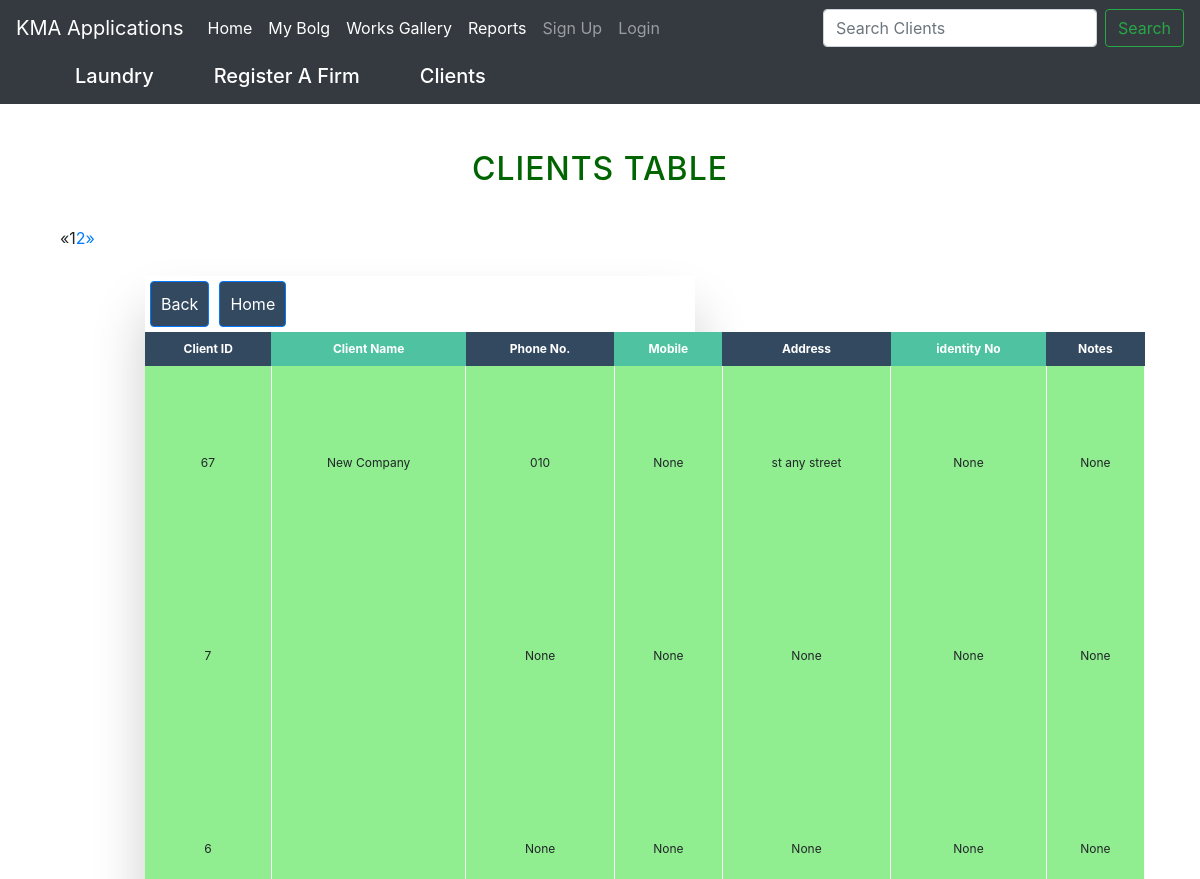
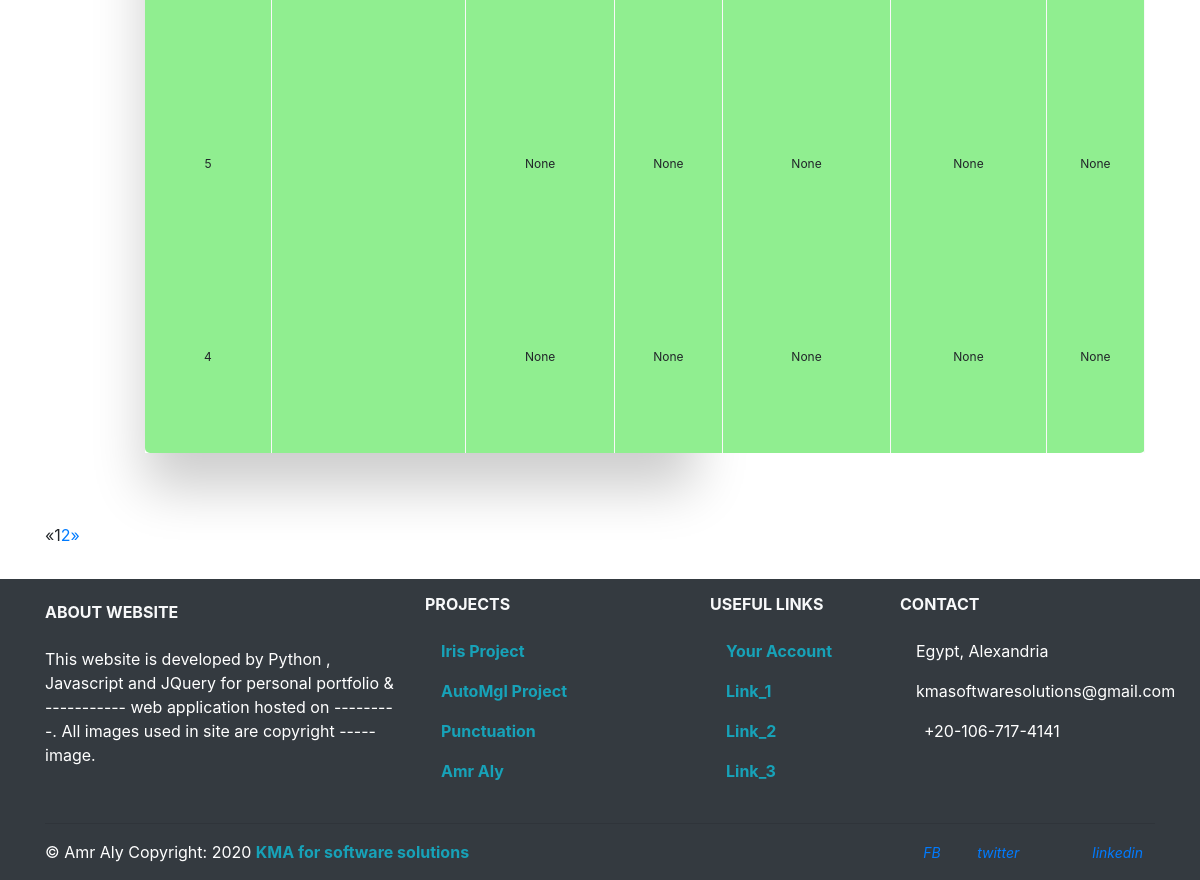
The page /crm/results/ on the database its author committed (2 pictures, top to bottom).
### crm/models.py (models this page shows, shortened)
class Clients(models.Model):
    name       = models.CharField(max_length=200)
    phone      = models.CharField(max_length=20, blank=True, null=True)
    mobile     = models.CharField(max_length=20, blank=True, null=True)
    address    = models.CharField(max_length=200, blank=True, null=True)
    photo      = models.ImageField(upload_to='Clients_pics', blank=True)
    identityNo = models.CharField(max_length=200, blank=True, null=True)
    notes      = models.CharField(max_length=2000, blank=True, null=True)

### crm/views.py (the view)
# urls.py: path('results/', views.Search, name='search'),
def Search(request):
    _search = request.GET.get('q')
    if _search:
        results = Clients.objects.order_by('-id')\
                 .filter(Q(name__icontains=_search)\
                 | Q(phone__icontains=_search)\
                 | Q(mobile__icontains=_search))
    else:
        results = Clients.objects.all().order_by('-id')
    paginator = Paginator(results, 5) # One result per page
    page = request.GET.get('page')
    try:
        search_result = paginator.page(page)
    except PageNotAnInteger:
        search_result = paginator.page(1)
    except EmptyPage:
        search_result = paginator.page(paginator.num_pages)
    context={ 'search_res':search_result,
              'page':page,
              'results':results,
            }
    return render(request, 'tables.html', context)

### crm/templates/tables.html (shortened to what this page needs)
{% extends 'index.html' %}
{% load bootstrap %} {% load static %} {% block content %}
<head>
    <link rel="stylesheet" href="{% static 'css/tables.css' %}">
    <link rel="stylesheet" href="{% static 'css/pagination.css' %}">
    <link rel="stylesheet" href="{% static 'css/bootstrap.min.css' %}">
</head>
<span>
  <h2 style="color:DarkGreen;">Clients Table</h2>
</span>
<div class="container" id='div-table'>
  {% include "crm/pagination.html" with page=search_res %}
    <div class="col-md-8 col-md-offset-2">
      <div class="panel panel-default">
            <div class="panel-body">
                <div class="table-wrapper">
                  <table class="fl-table" id="table">
                      {% if client %}
                      <a class="btn btn-primary" href="{% url 'crm:clients' %}" id="btn-cl">Back</a>
                      <a class="btn btn-primary" href="{% url 'crm:home' %}" id="btn-cl">Go To ID</a>
                          <thead>
                            <tr>
                                <th>Client ID</th>
                                <th>Client Name</th>
                                <th>Phone No.</th>
                                <th>Mobile</th>
                                <th>Address</th>
                                <th>identity No</th>
                                <th>Notes</th>
                            </tr>
                        </thead>
                        {% for cl in client %}
                        <tbody>
                            <tr>
                                <td>{{cl.id}}</td>
                                <td>{{cl.name}}</td>
                                <td>{{cl.phone}}</td>
                                <td>{{cl.mobile}}</td>
                                <td>{{cl.address}}</td>
                                <td>{{cl.identityNo}}</td>
                                <td>{{cl.notes}}</td>
                            </tr>
                        </tbody>
                        {% endfor %}
                        {% elif results %}
                        <a class="btn btn-primary" href="{% url 'crm:clients' %}" id="btn-cl">Back</a>
                        <a class="btn btn-primary" href="{% url 'crm:home' %}" id="btn-cl">Home</a>
                        <thead>
                              <tr>
                                  <th>Client ID</th>
                                  <th>Client Name</th>
                                  <th>Phone No.</th>
                                  <th>Mobile</th>
                                  <th>Address</th>
                                  <th>identity No</th>
                                  <th>Notes</th>
                               </tr>
                        </thead>
                            {% for cl in search_res %}
                            <tbody>
                                <tr>
                                    <td>{{cl.id}}</td>
                                    <td>{{cl.name}}</td>
                                    <td>{{cl.phone}}</td>
                                    <td>{{cl.mobile}}</td>
                                    <td>{{cl.address}}</td>
                                    <td>{{cl.identityNo}}</td>
                                    <td>{{cl.notes}}</td>
                                </tr>
                            </tbody>
                            {% endfor %}
                        {% endif %}
                    </table>
                </div>
            </div>
        </div>
    </div>
</div>
{% include "crm/pagination.html" with page=search_res %}
{% endblock %}

### crm/templates/index.html (shortened to what this page needs)
{% load static %}
{% load bootstrap %}
<!DOCTYPE html>
<html lang="en">
<head>
    <link rel="stylesheet" href="{% static 'css/style.css' %}">
    <link rel="stylesheet" href="{% static 'css/bootstrap.min.css' %}">
</head>
<body class="override">
    <header>
        <nav class="navbar navbar-expand-md navbar-dark bg-dark fixed top-0">
            <a class="navbar-brand" href="/">KMA Applications</a>
            <div class="collapse navbar-collapse" id="navbarCollapse">
                <ul class="navbar-nav mr-auto">
                    <li class="nav-item active">
                        <a class="nav-link" href="/crm">Home<span class="sr-only">(current)</span></a>
                    </li>
                    <li class="nav-item active">
                        <a class="nav-link" href="{% url 'blog:allblogs' %}">My Bolg<span class="sr-only">(current)</span></a>
                    </li>
                    <li class="nav-item active">
                        <a class="nav-link" href="{% url 'jobs:home' %}">Works Gallery</a>
                    </li>
                    <li class="nav-item active">
                        <a class="nav-link" href="/crm/reports/">Reports</a>
                    </li>
                    <li class="nav-item">
                        <a class="nav-link" href="{% url 'signup' %}">Sign Up</a>
                    </li>
                    {% if user.is_authenticated %}
                        <li class="nav-item active">
                            <a class="nav-link disabled">Welcome: {{ user.username }}</a>
                        </li>
                        <li class="nav-item">
                            <a class="nav-link" href="{% url 'logout' %}">Logout</a>
                        </li>
                    {% else %}
                        <li class="nav-item">
                            <a class="nav-link" href="{% url 'login' %}">Login</a>
                        </li>
                    {% endif %}
                </ul>
                <form class="form-inline mt-2 mt-md-0" method="GET" action="{% url 'crm:search' %}">
                    <input class="form-control mr-sm-2" type="text" name='q' placeholder="Search Clients" value="{{request.GET.q}}" aria-label="Search">
                    <button class="btn btn-outline-success my-2 my-sm-0" type="submit">Search</button>
                </form>
            </div>
        </nav>
        <nav class="navbar navbar-expand-lg navbar-lightdark bg-dark mb-3 fixed top-0" id="nav-main">
            <div class="container">
                <div id="navbar" class="collapse navbar-collapse">
                    <ul class="nav navbar-nav navbar-right">
                        <li>
                            <h5><a href="/laundry/" id="rec">Laundry </a></h5>
                        </li>
                        <li>
                            <h5><a href="/crm/record/" id="rec">Register A Firm</a></h5>
                        </li>
                        <li>
                            <h5><a href="{% url 'crm:clients' %}" id="index-cl">Clients</a></h5>
                        </li>
                    </ul>
                </div>
        </nav>
    </header>
    <div class="container">
        <div class="row">
            <div class="col">
                {% block content %}
                {% endblock %}
            </div>
        </div>
    </div>
            <footer class="page-footer bg-dark text-white font-small mdb-color">
                <div class="container text-center text-md-left">
                    <div class="row text-center text-md-left mt-3 pb-2">
                        <div class="col-md-4 col-lg-4 col-xl-4 mx-auto mt-4">
                            <h6 class="text-uppercase mb-4 font-weight-bold text-light">About WebSite </h6>
                            <p>This website is developed by Python , Javascript  and JQuery for personal portfolio &amp; ----------- web application hosted on ---------. All images used in site are copyright ----- image.</p>
                        </div>
                        <div class="col-md-3 col-lg-3 col-xl-3 mx-auto mt-3">
                            <h6 class="text-uppercase mb-4 font-weight-bold text-light">Projects</h6>
                            <p>
                                <a class="text-info font-weight-bold" href="#"> Iris Project</a>
                            </p>
                            <p>
                            <a class="text-info font-weight-bold" href="#"> AutoMgl Project</a>
                            </p>
                            <p>
                            <a class="text-info font-weight-bold" href="#">Punctuation</a>
                            </p>
                            <p>
                            <a class="text-info font-weight-bold" href="#"> Amr Aly</a>
                            </p>
                        </div>
                        <div class="col-md-3 col-lg-2 col-xl-2 mx-auto mt-3">
                            <h6 class="text-uppercase mb-4 font-weight-bold text-light">Useful links</h6>
                            <p>
                            <a class="text-info font-weight-bold" href="#"> Your Account</a>
                            </p>
                            <p>
                            <a class="text-info font-weight-bold" href="#"> Link_1</a>
                            </p>
                            <p>
                            <a class="text-info font-weight-bold" href="#" target="_blank"> Link_2</a>
                            </p>
                            <p>
                            <a class="text-info font-weight-bold" href="#" target="_blank"> Link_3</a>
                            </p>
                        </div>
                        <div class="col-md-3 col-lg-3 col-xl-3 mx-auto mt-3">
                            <h6 class="text-uppercase mb-4 font-weight-bold text-light">Contact</h6>
                            <p>
                             Egypt, Alexandria</p>
                            <p>
                             kmasoftwaresolutions@gmail.com</p>
                            <p>
                             +20-106-717-4141</p>
                        </div>
                    </div>
                    <hr>
                    <div class="row d-flex align-items-center">
                        <div class="col-md-7 col-lg-8">
                            <p class="text-center text-md-left">&copy Amr Aly Copyright:  {% now "Y" %}
                            <a href="https://github.com/cehceh" target="_blank">
                                <strong class="text-info font-weight-bold"> KMA for software solutions</strong>
                            </a>
                            </p>
                        </div>
                            <div class="col-md-5 col-lg-4 ml-lg-0">
                                <div class="text-center text-md-right">
                                    <ul class="list-unstyled list-inline">
                                        <li class="list-inline-item">
                                        <a class="btn-floating btn-sm rgba-white-slight mx-1" href="https://www.facebook.com" target="_blank">
                                            <i class="fab fa-facebook-f" aria-hidden="false">FB</i>
                                        </a>
                                        </li>
                                        <li class="list-inline-item">
                                        <a class="btn-floating btn-sm rgba-white-slight mx-1" href="https://twitter.com/" target="_blank">
                                            <i class="fab fa-twitter" aria-hidden="true">twitter</i>
                                        </a>
                                        </li>
                                        <li class="list-inline-item">
                                        <a class="btn-floating btn-sm rgba-white-slight mx-1" href="https://google.com/" target="_blank">
                                        </a>
                                        </li>
                                        <li class="list-inline-item">
                                            <a class="btn-floating btn-sm rgba-white-slight mx-1" href="https://www.linkedin.com/in/amr-ali-82909894/" target="_blank">
                                                <i class="fab fa-linkedin-in" aria-hidden="true">linkedin</i>
                                            </a>
                                        </li>
                                    </ul>
                                </div>
                            </div>
                    </div>
                </div>
            </footer>
</body>
</html>

### crm/templates/crm/pagination.html (shortened to what this page needs)
{% load bootstrap %} {% load static %}
    <link rel="stylesheet" href="{% static 'css/pagination.css' %}">
    <link rel="stylesheet" href="{% static 'css/bootstrap.min.css' %}">
<div class="pagination">
    <span class="step-links">
    {% if cl_data %}
      {% if page.has_other_pages %}
        <ul class="pagination">
            {% if page.has_previous %}
            <li><a href="?page={{ page.previous_page_number }}" id="laquo-prev">&laquo;</a></li>
            {% else %}
              <li class="disabled"><span>&laquo;</span></li>
            {% endif %}
            {% for i in page.paginator.page_range %}
            {% if page.number == i %}
              <li class="active"> <span>{{ i }} <span class="sr-only" id="current-num">(current)</span></li>
            {% else %}
              <li><a type="button" href="?page={{ i }}">{{ i }}</a></li>
            {% endif %}
            {% endfor %}
            {% if page.has_next %}
              <li> <a type="button" href="?page={{ page.next_page_number }}">&raquo;</a></li>
            {% else %}
              <li class="disabled"><span>&raquo;</span></li>
            {% endif %}
        </ul>
        {% endif %}
         {% else %}
          {% if page.has_other_pages %}
            <ul class="pagination">
                {% if page.has_previous %}
                  <li> <a type="button" href="?page={{ page.previous_page_number }}">&laquo;</a></li>
                {% else %}
                  <li class="disabled"><span>&laquo;</span></li>
                {% endif %}
                {% for i in page.paginator.page_range %}
                {% if page.number == i %}
                  <li class="active"><span>{{ i }} <span class="sr-only">(current)</span></li>
                {% else %}
                  <li> <a type="button" href="?page={{ i }}">{{ i }}</a></li>
                {% endif %} {% endfor %}
                {% if page.has_next %}
                  <li> <a type="button" href="?page={{ page.next_page_number }}">&raquo;</a></li>
                {% else %}
                  <li class="disabled"><span>&raquo;</span></li>
                {% endif %}
            </ul>
            {% endif %}{% endif %}
        </span>
</div>

### rows shown on the page
Clients: id "67", name "New Company", phone "010", mobile "None", address "st any street", identityNo "None", notes "None"
Clients: id "7", phone "None", mobile "None", address "None", identityNo "None", notes "None"
Clients: id "6", phone "None", mobile "None", address "None", identityNo "None", notes "None"
Clients: id "5", phone "None", mobile "None", address "None", identityNo "None", notes "None"
Clients: id "4", phone "None", mobile "None", address "None", identityNo "None", notes "None"

### other values the page prints
{{ i }} "1" "1"
{{ i }} "2" "2"
